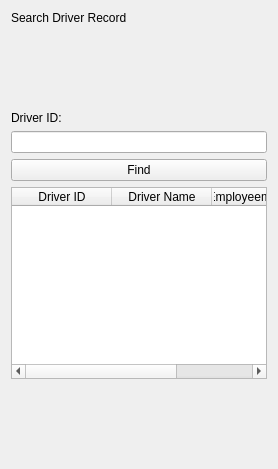
             <widget class="QWidget" name="SearchDriverPage">
              <layout class="QVBoxLayout" name="verticalLayout_15">
               <item>
                <widget class="QLabel" name="label_29">
                 <property name="text">
                  <string>Search Driver Record</string>
                 </property>
                </widget>
               </item>
               <item>
                <spacer name="verticalSpacer_16">
                 <property name="orientation">
                  <enum>Qt::Vertical</enum>
                 </property>
                 <property name="sizeHint" stdset="0">
                  <size>
                   <width>20</width>
                   <height>80</height>
                  </size>
                 </property>
                </spacer>
               </item>
               <item>
                <widget class="QLabel" name="label_22">
                 <property name="text">
                  <string>Driver ID:</string>
                 </property>
                </widget>
               </item>
               <item>
                <widget class="QLineEdit" name="lineEdit_16"/>
               </item>
               <item>
                <widget class="QPushButton" name="pushButton_22">
                 <property name="text">
                  <string>Find</string>
                 </property>
                </widget>
               </item>
               <item>
                <widget class="QTableWidget" name="tableWidget_4">
                 <attribute name="horizontalHeaderStretchLastSection">
                  <bool>true</bool>
                 </attribute>
                 <column>
                  <property name="text">
                   <string>Driver ID</string>
                  </property>
                 </column>
                 <column>
                  <property name="text">
                   <string>Driver Name</string>
                  </property>
                 </column>
                 <column>
                  <property name="text">
                   <string>Employeement Date</string>
                  </property>
                 </column>
                </widget>
               </item>
               <item>
                <spacer name="verticalSpacer_15">
                 <property name="orientation">
                  <enum>Qt::Vertical</enum>
                 </property>
                 <property name="sizeHint" stdset="0">
                  <size>
                   <width>20</width>
                   <height>79</height>
                  </size>
                 </property>
                </spacer>
               </item>
              </layout>
             </widget>
